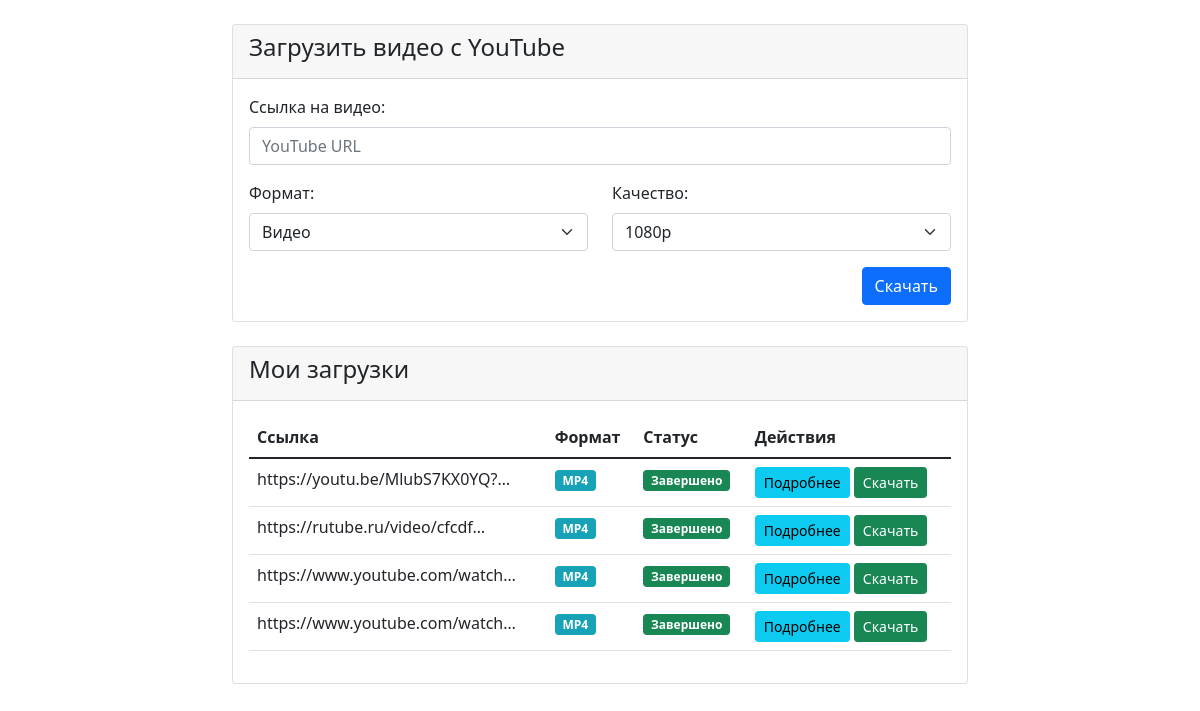
Before: / with the older database file.
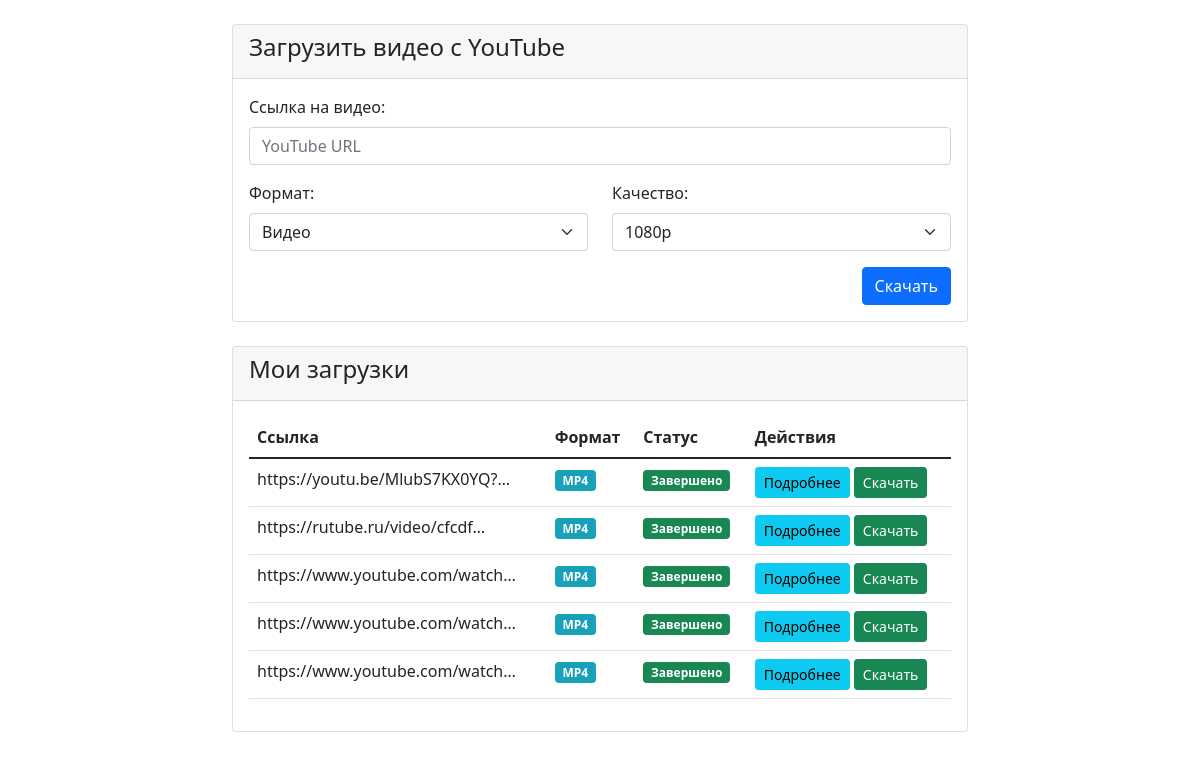
After: the same page with the newer database file.
### video_downloader/models.py (models this page shows, shortened)
class DownloadTask(models.Model):
    url = models.URLField(max_length=500)
    format_type = models.CharField(max_length=10, choices=[('video', 'Видео'), ('audio', 'Аудио')])
    format = models.CharField(max_length=10, blank=True)
    quality = models.CharField(max_length=20, default='720p')
    resolution = models.CharField(max_length=20)
    status = models.CharField(max_length=20, default='pending')
    created_at = models.DateTimeField(auto_now_add=True)
    file_path = models.CharField(max_length=500, blank=True, null=True)
    error_message = models.TextField(blank=True, null=True)
    actual_format = models.CharField(max_length=10, blank=True)

### video_downloader/views.py (the view)
# urls.py: path('', views.index, name='index'),
def index(request):
    if request.method == 'POST':
        url = request.POST.get('url')
        quality = request.POST.get('quality', '720p')
        task = DownloadTask.objects.create(url=url, quality=quality, status='pending')
        threading.Thread(target=download_video, args=(task.id,)).start()
        return redirect('index')
    tasks = DownloadTask.objects.all()
    return render(request, 'video_downloader/index.html', {'tasks': tasks})

### video_downloader/templates/video_downloader/index.html (shortened to what this page needs)
{% extends "video_downloader/base.html" %}
{% block content %}
<div class="row justify-content-center">
    <div class="col-md-8">
        <div class="card">
            <div class="card-header">
                <h4>Загрузить видео с YouTube</h4>
            </div>
            <div class="card-body">
                <form method="post">
                    <div class="mb-3">
                        <label for="url" class="form-label">Ссылка на видео:</label>
                        <input type="url" name="url" placeholder="YouTube URL" class="form-control" id="url" name="url" required>
                    </div>
                    <div class="row mb-3">
                        <div class="col-md-6">
                            <label for="format_type" class="form-label">Формат:</label>
                            <select class="form-select" id="format_type" name="format_type">
                                <option value="video">Видео</option>
                            </select>
                        </div>
                        <div class="col-md-6">
                            <label for="resolution" class="form-label">Качество:</label>
                            <select class="form-select" id="resolution" name="resolution">
                                <option value="1080p">1080p</option>
                            </select>
                        </div>
                    </div>
                    <button type="submit" class="btn btn-primary" style="float: right;">Скачать</button>
                </form>
            </div>
        </div>
        {% if tasks %}
        <div class="card mt-4">
            <div class="card-header">
                <h4>Мои загрузки</h4>
            </div>
            <div class="card-body">
                <table class="table">
                    <thead>
                        <tr>
                            <th>Ссылка</th>
                            <th>Формат</th>
                            <th>Статус</th>
                            <th>Действия</th>
                        </tr>
                    </thead>
                    <tbody>
                        {% for task in tasks %}
                        <tr>
                            <td>{{ task.url|truncatechars:30 }}</td>
                            <td>
                                {% if task.format %}
                                    <span class="badge bg-info">{{ task.format|upper }}</span>
                                {% else %}
                                    <span class="badge bg-secondary">N/A</span>
                                {% endif %}
                            </td>
                            <td>
                                {% if task.status == 'completed' %}
                                    <span class="badge bg-success">Завершено</span>
                                {% elif task.status == 'failed' %}
                                    <span class="badge bg-danger">Ошибка</span>
                                {% else %}
                                    <span class="badge bg-warning">В обработке</span>
                                {% endif %}
                            </td>
                            <td>
                                <a href="{% url 'download' task.id %}" class="btn btn-sm btn-info">Подробнее</a>
                                {% if task.status == 'completed' and task.file_path %}
                                    <a href="{% url 'download_file' task.id %}" class="btn btn-sm btn-success">Скачать</a>
                                {% endif %}
                            </td>
                        </tr>
                        {% endfor %}
                    </tbody>
                </table>
            </div>
        </div>
        {% endif %}
    </div>
</div>
{% endblock %}

Changed rows visible on the page:
added DownloadTask: url "https://www.youtube.com/watch…", format "MP4", status "Завершено"
